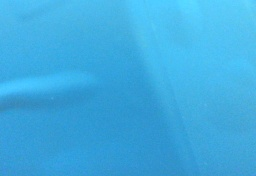
#> input picture lab1/Robotics_Lab1_Code/blue.jpg, 256 x 176 px
$ python test.py ../../lab2/lab2/Lab2_JoinMap/depth/1.pgm   (Python 2 division)   (older library calls are emulated)
#> lines starting #> are read from the running program, lines starting #| are printed output that depends on the picture
### lab1/Robotics_Lab1_Code/video.py
'''
Created on Jan 12, 2015

@author: Administrator
'''
# !/usr/bin/env python

'''
Video capture sample.

Sample shows how VideoCapture class can be used to acquire video
frames from a camera of a movie file. Also the sample provides
an example of procedural video generation by an object, mimicking
the VideoCapture interface (see Chess class).

'create_capture' is a convinience function for capture creation,
falling back to procedural video in case of error.

Usage:
    video.py [--shotdir <shot path>] [source0] [source1] ...'

    sourceN is an
     - integer number for camera capture
     - name of video file
     - synth:<params> for procedural video

Synth examples:
    synth:bg=../cpp/lena.jpg:noise=0.1
    synth:class=chess:bg=../cpp/lena.jpg:noise=0.1:size=640x480

Keys:
    ESC    - exit
    SPACE  - save current frame to <shot path> director

'''

import numpy as np
import cv2
from numpy import pi, sin, cos
import common


class VideoSynthBase(object):
    # [15 lines left out: function __init__, not called in this run]

    def render(self, dst):
        pass

    # [15 lines left out: function read, not called in this run]

    def isOpened(self):
        return True


class Chess(VideoSynthBase):
    # [45 lines left out: functions __init__, draw_quads, render, not called in this run]


classes = dict(chess=Chess)

presets = dict(
    empty='synth:',
    lena='synth:bg=../cpp/lena.jpg:noise=0.1',
    chess='synth:class=chess:bg=../cpp/lena.jpg:noise=0.1:size=640x480'
)


def create_capture(source=0, fallback=presets['chess']):
    '''source: <int> or '<int>|<filename>|synth [:<param_name>=<value> [:...]]'
    '''
    source = str(source).strip()
    chunks = source.split(':')
    # hanlde drive letter ('c:', ...)
    if len(chunks) > 1 and len(chunks[0]) == 1 and chunks[0].isalpha():
        chunks[1] = chunks[0] + ':' + chunks[1]
        del chunks[0]

    source = chunks[0]
    try:
        source = int(source)
    except ValueError:
        pass
    params = dict(s.split('=') for s in chunks[1:])

    cap = None
    if source == 'synth':
        Class = classes.get(params.get('class', None), VideoSynthBase)
        try:
            cap = Class(**params)
        except:
            pass
    else:
        cap = cv2.VideoCapture(source)
        # params["size"] = "320x240"
        params["size"] = "640x480"
        if 'size' in params:
            w, h = map(int, params['size'].split('x'))
            cap.set(cv2.CAP_PROP_FRAME_WIDTH, w)
            cap.set(cv2.CAP_PROP_FRAME_HEIGHT, h)
    if cap is None or not cap.isOpened():
        print('Warning: unable to open video source: '), source
        if fallback is not None:
            return create_capture(fallback, None)
    return cap


# [35 lines that do not run on import are left out]

### lab1/Robotics_Lab1_Code/test.py
#!/usr/bin/env python
# -*- coding: utf-8 -*-

import numpy as np
import cv2
import video

# 常量 生成颜色模板时需要用到
LOWER_BLUE = np.array([0., 60., 32.])
UPPER_BLUE = np.array([180., 255., 255.])
LOWER_GREEN = np.array([35., 43., 46.])
UPPER_GREEN = np.array([77., 255., 255.])
LOWER_RED = np.array([0, 43, 46])
UPPER_RED = np.array([10, 255, 255])


class App(object):
    def __init__(self, color):
#> called with color = '../../lab2/lab2/Lab2_JoinMap/depth/1.pgm'
        self.cam = video.create_capture(0)  # 捕获摄像头设备并创建一个对象
        self.frame = None
        cv2.namedWindow('camshift')  # cv2窗口对话框名称
        self.hist_roi = None
        self.selection = None
        self.tracking_state = 0
        self.hide_background = False  # 是否需要隐藏背景，默认显示

        if color == 'red':
            self.flag = 'red'
            self.roi = cv2.imread('red.jpg')  # 读取red.jpg作为region of interest
        elif color == 'green':
            self.flag = 'green'
            self.roi = cv2.imread('green.jpg')  # 读取green.jpg作为region of interest
        else:
            # detect blue by default
            self.flag = 'blue'
            self.roi = cv2.imread('blue.jpg')  # 读取blue.jpg作为region of interest
#> self.roi is the input picture: shape (176, 256, 3); mean B, G, R 224.9, 171.8, 62.5

    def start(self):
        # 初始化状态参数
        self.selection = (0, 0, 640, 480)  # 选取该区域作为颜色识别检测区域
        self.tracking_state = 1  # 是否需要跟踪检测

    def get_mask(self, hsv_image, color='blue'):
        # 获得hsv_image对应颜色的蒙板
        if color not in ['blue', 'green', 'red']:
            return cv2.inRange(hsv_image, np.array([0., 0., 0.]), np.array([255., 255., 255.]))
        elif color == 'blue':
            return cv2.inRange(hsv_image, LOWER_BLUE, UPPER_BLUE)
        elif color == 'green':
            return cv2.inRange(hsv_image, LOWER_GREEN, UPPER_GREEN)
        elif color == 'red':
            return cv2.inRange(hsv_image, LOWER_RED, UPPER_RED)

    def show_hist(self):
        # 展示图片的直方图
        bin_count = self.hist_roi.shape[0]
        bin_w = 24
        img = np.zeros((256, bin_count * bin_w, 3), np.uint8)
        for i in xrange(bin_count):
            h = int(self.hist_roi[i])
            cv2.rectangle(img, (i * bin_w + 2, 255), ((i + 1) * bin_w - 2, 255 - h),
                          (int(180.0 * i / bin_count), 255, 255), -1)
        img = cv2.cvtColor(img, cv2.COLOR_HSV2BGR)
        cv2.imshow('hist', img)

    def run(self):
        roi = self.roi  # 获取ROI
        self.start()
        while True:
            ret, self.frame = self.cam.read()
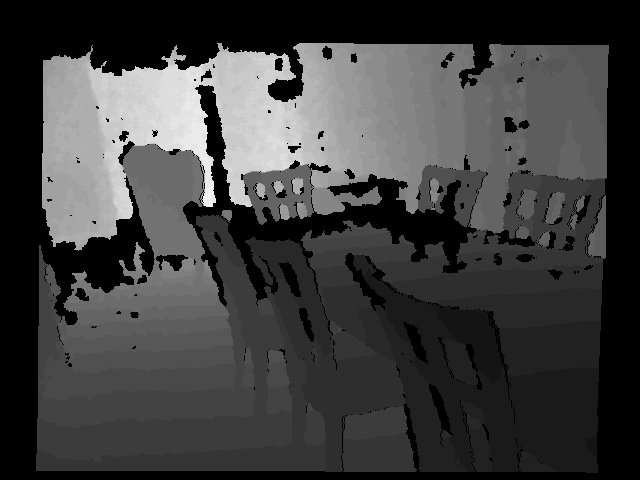
#> input picture lab2/lab2/Lab2_JoinMap/depth/1.pgm, 640 x 480 px, given in place of the camera
#> self.frame is the input picture: shape (480, 640, 3); min 0, max 38, mean 9.4
            vis = self.frame.copy()
            hsv = cv2.cvtColor(self.frame, cv2.COLOR_BGR2HSV)  # 将当前帧从RGB格式转换为HSV格式
#> hsv: shape (480, 640, 3); mean H, S, V 0, 0, 9.4

            # 获得当前hsv图像的蒙板
            mask = self.get_mask(hsv, color=self.flag)
#> in get_mask, `return cv2.inRange(hsv_image, LOWER_BLUE, UPPER_BLUE)`: returned value: shape (480, 640); every value is 0

            if self.selection:
                x0, y0, x1, y1 = self.selection
                self.track_window = (x0, y0, x1, y1)  # 追踪子区域

                # 对ROI进行颜色格式转换和阈值限制
                hsv_roi = cv2.cvtColor(roi, cv2.COLOR_BGR2HSV)
#> hsv_roi: shape (176, 256, 3); mean H, S, V 99.8, 184.6, 224.9
                mask_roi = self.get_mask(hsv_roi, color=self.flag)
#> in get_mask (call 2), `return cv2.inRange(hsv_image, LOWER_BLUE, UPPER_BLUE)`: returned value: shape (176, 256); every value is 255
                # 绘制ROI图像的一维直方图
                hist_roi = cv2.calcHist([hsv_roi], [0], mask_roi, [16], [0, 180])
#> hist_roi = [0, 0, 0, 0, 0, 0, 0, 0, 44551, 505, 0, 0, 0, 0, 0, 0]
                # 对hist做归一化
                cv2.normalize(hist_roi, hist_roi, 0, 255, cv2.NORM_MINMAX)

                # 将hist向量reshape为1列并存入self.hist中
                self.hist_roi = hist_roi.reshape(-1)
#> self.hist_roi = [0, 0, 0, 0, 0, 0, 0, 0, 255, 2.89, 0, 0, 0, 0, 0, 0]
                self.show_hist()
#> the loop in show_hist, `for i in xrange(bin_count):` made 16 passes
#> h on passes 1 to 12: 0, 0, 0, 0, 0, 0, 0, 0, 255, 2, 0, 0
#> after the loop in show_hist, `for i in xrange(bin_count):`:
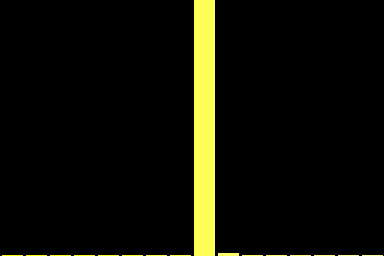
#> img: shape (256, 384, 3); mean of channels 0, 1, 2 5.2, 14.9, 14.9; drawn as B, G, R
#> in show_hist, `img = cv2.cvtColor(img, cv2.COLOR_HSV2BGR)`:
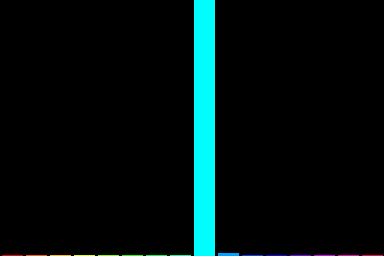
#> img: shape (256, 384, 3); mean B, G, R 14.4, 14.3, 0.4
                # 可见区域
                vis_roi = vis[y0:y1, x0:x1]
                cv2.bitwise_not(vis_roi, vis_roi)  # 对每个像素进行二进制取反操作
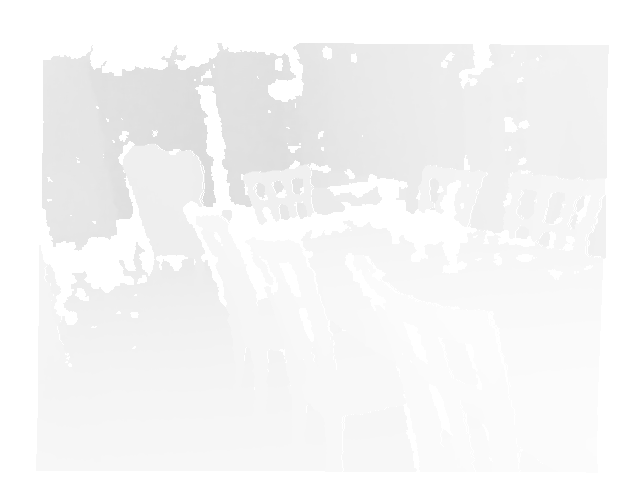
#> vis_roi: shape (480, 640, 3); min 217, max 255, mean 245.6

                # 在vis中，置mask中为0的对应位置也为0
                vis[mask == 0] = 0
#> vis: shape (480, 640, 3); every value is 0

            if self.tracking_state == 1:
                self.selection = None  # 取消ROI模板

                prob = cv2.calcBackProject([hsv], [0], self.hist_roi, [0, 180], 1)  # 反向投影法
                prob &= mask  # 与mask进行与运算 得到所求颜色的直方图概率分布

                criteria_term = (cv2.TERM_CRITERIA_EPS | cv2.TERM_CRITERIA_COUNT, 10, 1)  # CamShift算法的停止条件
#> criteria_term = (3, 10, 1)

                # 运用CamShift算法对track_window内的图像进行prob检测
                track_box, self.track_window = cv2.CamShift(prob, self.track_window, criteria_term)
#> track_box = ((0, 0), (0, 0), 0); self.track_window = (0, 0, 640, 480)

                if track_box[1][1] <= 1:
                    # 如果没有检测到 重置检测状态
                    self.start()
                else:
                    # 检测到目标颜色
                    if self.hide_background:
                        # 如果需要隐藏背景， 使用prob直方概率分布图替换vis图像
                        vis[:] = prob[..., np.newaxis]
                    try:
                        '''
                        track_box: [[center, axes], [angle, startAngle], endAngle]
                        '''
                        cv2.ellipse(vis, track_box, (0, 0, 255), 2)  # 在track_box内部绘制椭圆图像
                        print 'center: %.2f\taxes: %.2f\tangle: %.2f\tstart_angle: %.2f\tend_angle: %.2f' % (
                            track_box[0][0], track_box[0][1], track_box[1][0], track_box[1][1], track_box[2]
                        )
                    except:
                        print track_box

            cv2.imshow('camshift', vis)

            ch = 0xFF & cv2.waitKey(5)
#> (key q is pressed here)
            if ch == 27 or ch == ord('q'):
                # Press ESC or q to exit
                break
            if ch == ord('b'):
                # 输入b改变是否需要显示背景
                self.hide_background = not self.hide_background
            if ch == ord('r'):
                # 重新开始检测颜色
                self.start()
        cv2.destroyAllWindows()


if __name__ == '__main__':
    import sys

    try:
        print sys.argv[1]
        color = sys.argv[1]
    except IndexError:
        # 命令行参数未指定检测的颜色
        color = 'blue'

    a = App(color)
    a.run()
